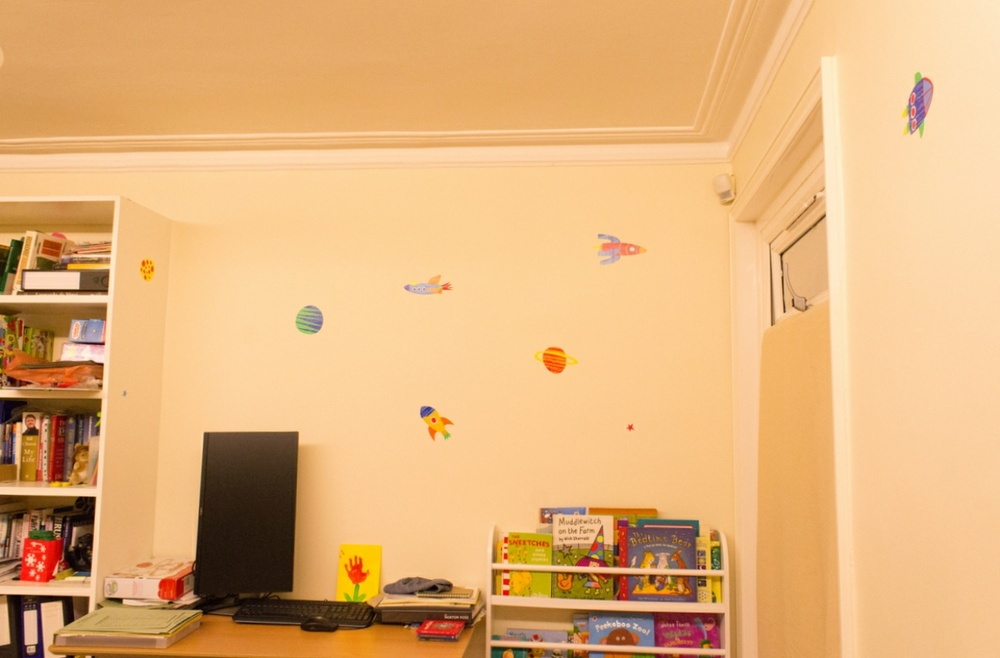
#> input picture playroom/images/DSC05572.jpg, 1000 x 658 px, shrunk from 1264 x 832 before the run; its folder holds only this picture in this run
$ python -i image_better.py   (imports and definitions only)
#> lines starting #> are read from the running program, lines starting #| are printed output that depends on the picture
#> further down, picture is the input picture: shape (658, 1000, 3); mean B, G, R 122.2, 177.7, 226.5
# [34 lines of commented-out code are left out]
import cv2
import os
import glob
import numpy as np

# ===== Configuration =====
image_dir = "/home/roar3/Desktop/pool_test_images"
output_dir = os.path.join(image_dir, "sharpened")
# [1 line not run here, left out]

# ===== Sharpening kernel =====
sharpen_kernel = np.array([[2, -3, 2],
                           [-3, 5, -3],
                           [2, -3, 2]])

# Optional: Enhance contrast for murky images
def enhance_contrast(img):
    lab = cv2.cvtColor(img, cv2.COLOR_BGR2LAB)
#> lab: shape (658, 1000, 3); mean of channels 0, 1, 2 192.3, 139.2, 162.9
    l, a, b = cv2.split(lab)
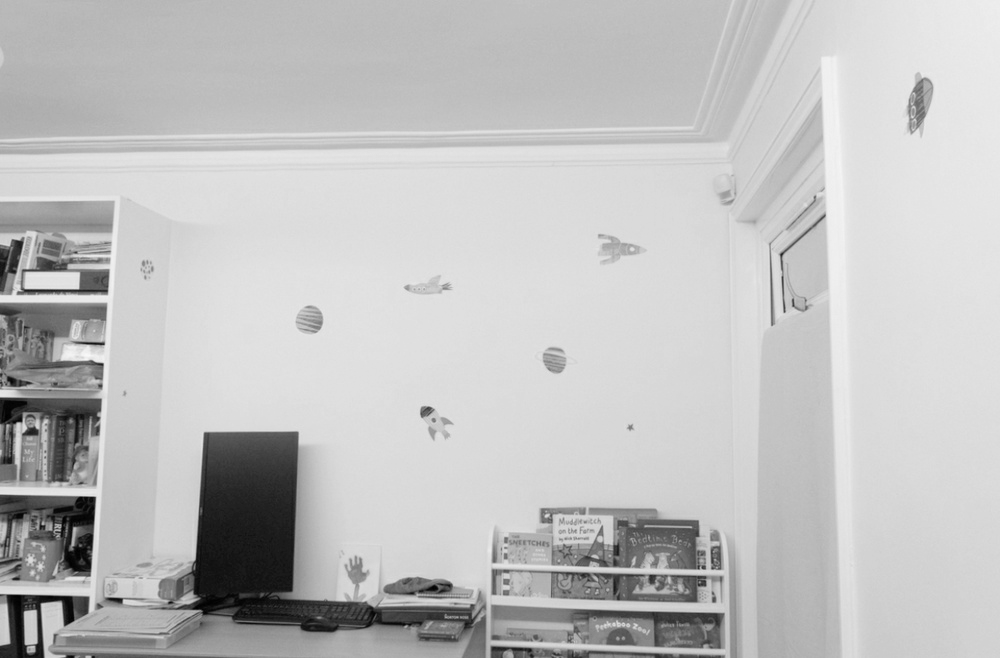
#> l: shape (658, 1000); min 1, max 249, mean 192.3
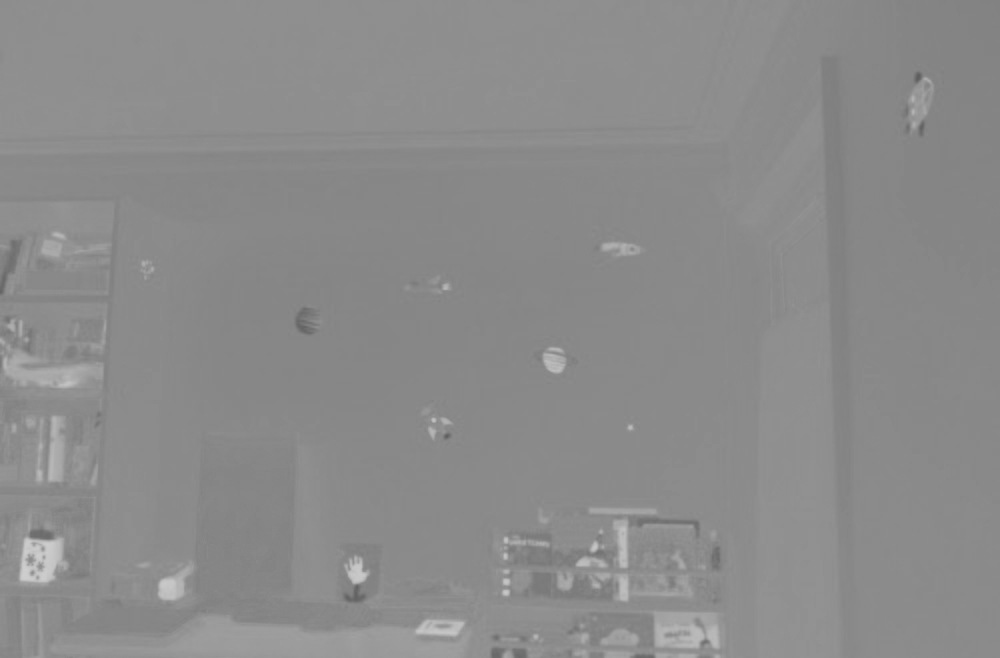
#> a: shape (658, 1000); min 94, max 207, mean 139.2
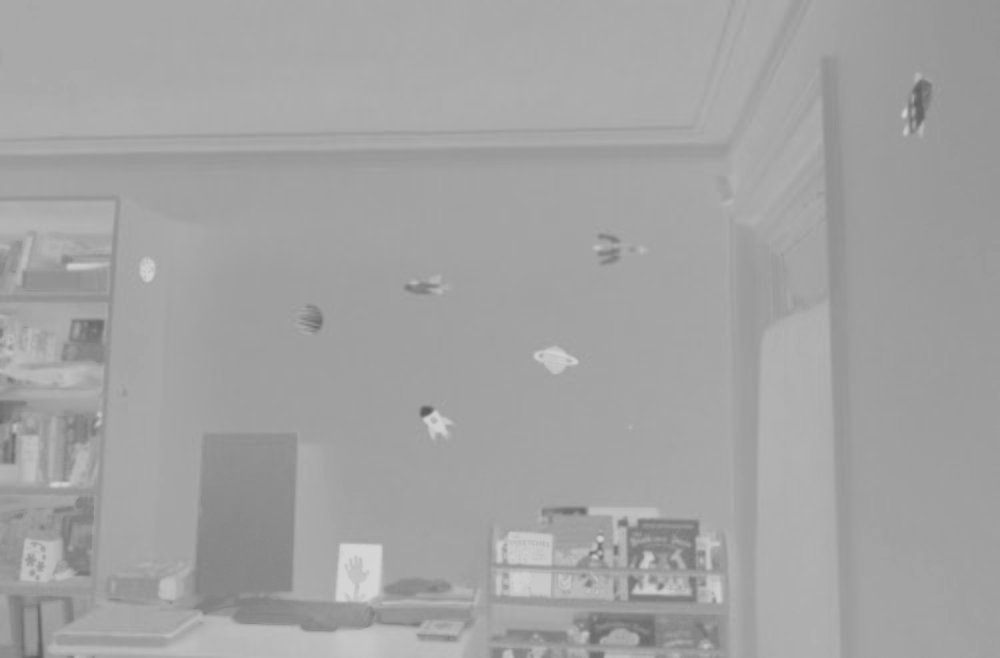
#> b: shape (658, 1000); min 87, max 214, mean 162.9

    # CLAHE (adaptive histogram equalization)
    clahe = cv2.createCLAHE(clipLimit=2.0, tileGridSize=(8, 8))
    l_eq = clahe.apply(l)
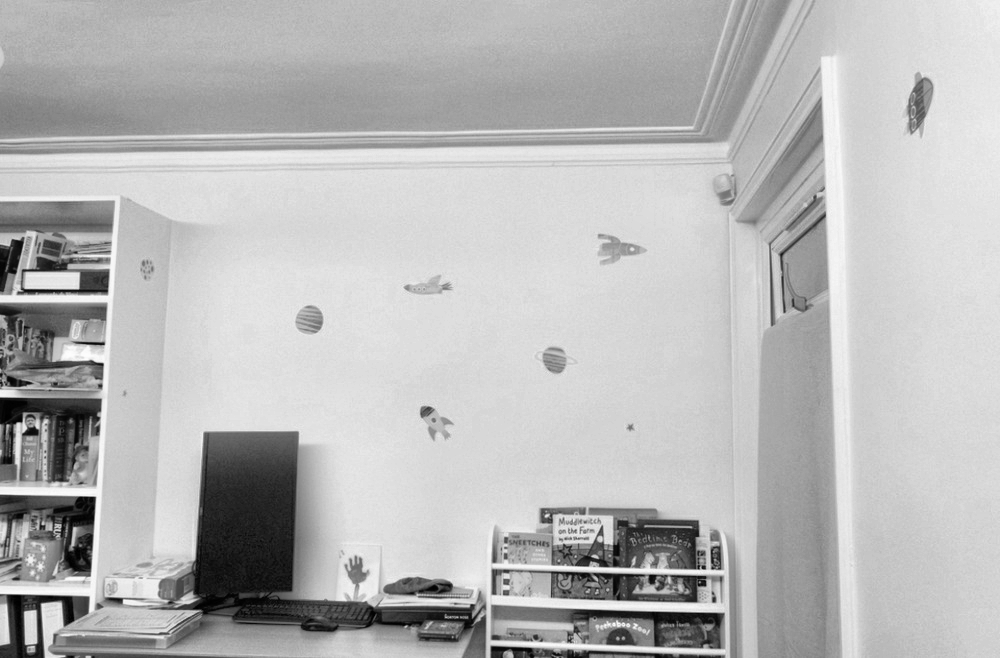
#> l_eq: shape (658, 1000); min 0, max 253, mean 184

    lab_eq = cv2.merge((l_eq, a, b))
#> lab_eq: shape (658, 1000, 3); mean of channels 0, 1, 2 184, 139.2, 162.9
    return cv2.cvtColor(lab_eq, cv2.COLOR_LAB2BGR)
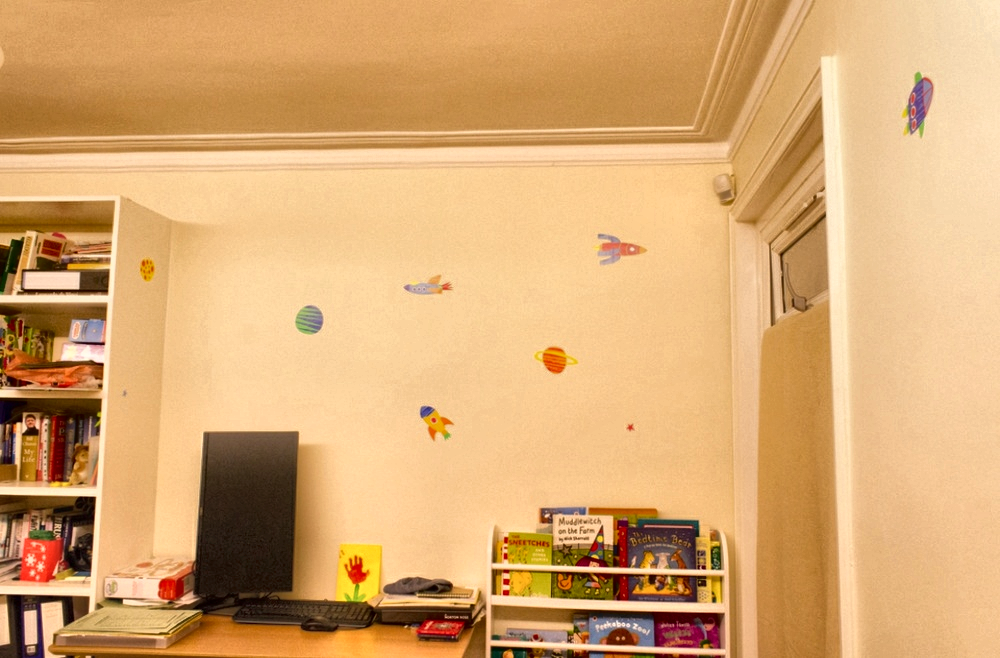
#> returned value: shape (658, 1000, 3); mean B, G, R 114.6, 169.4, 216.4

# ===== Process each image =====
# [18 lines not run here, left out]

>>> import cv2
>>> picture = cv2.imread('../playroom/images/DSC05572.jpg')
>>> result = enhance_contrast(picture)

$ run again, on playroom/images/DSC05574.jpg
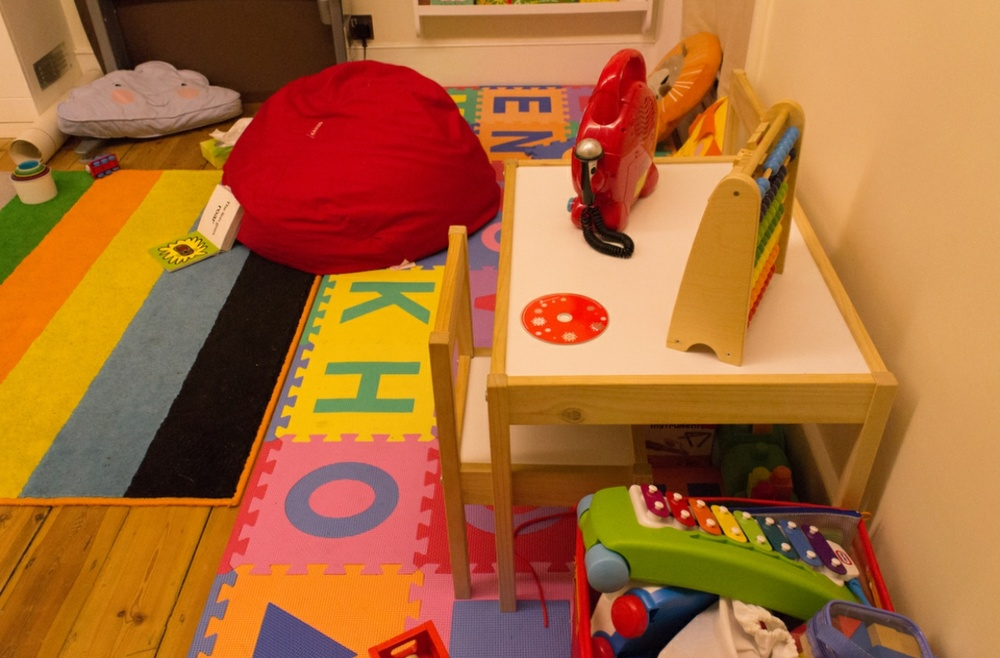
#> input picture playroom/images/DSC05574.jpg, 1000 x 658 px, shrunk from 1264 x 832 before the run
#> picture is the input picture: shape (658, 1000, 3); mean B, G, R 54.2, 106.5, 171.1
#> lab: shape (658, 1000, 3); mean of channels 0, 1, 2 132.1, 148.2, 165.8
#> in enhance_contrast, `l_eq = clahe.apply(l)`:
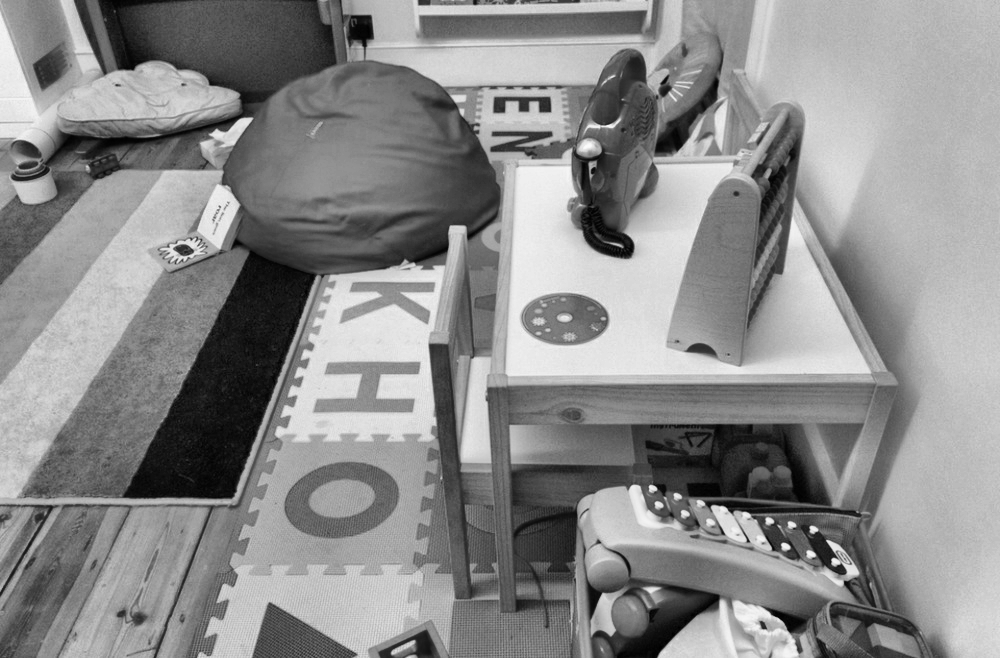
#> l_eq: shape (658, 1000); min 0, max 252, mean 139.1
#> lab_eq: shape (658, 1000, 3); mean of channels 0, 1, 2 139.1, 148.2, 165.8
#> in enhance_contrast, `return cv2.cvtColor(lab_eq, cv2.COLOR_LAB2BGR)`:
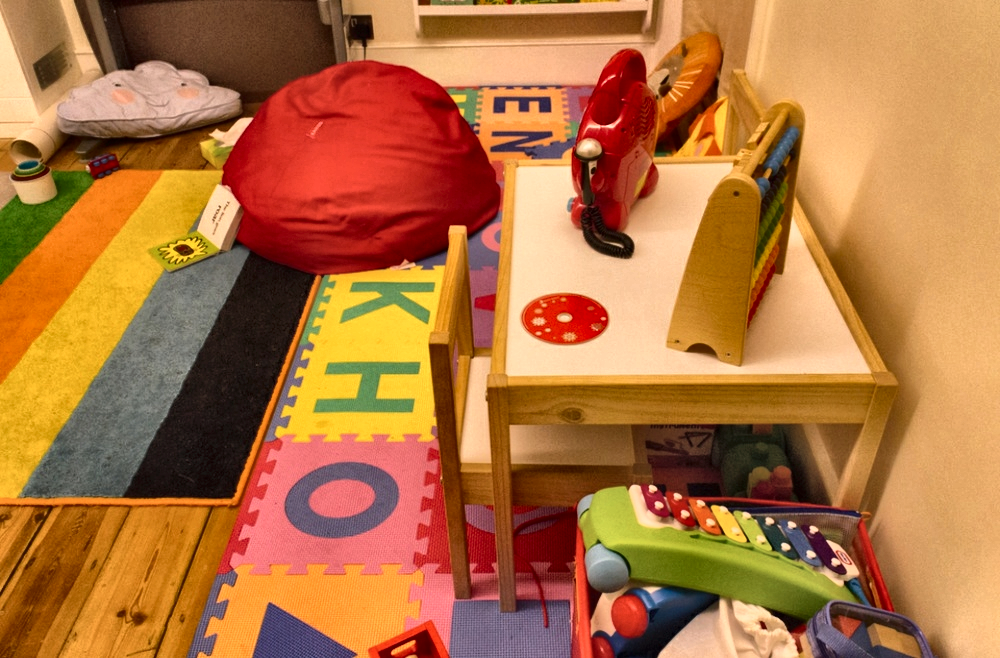
#> returned value: shape (658, 1000, 3); mean B, G, R 64.1, 115.3, 177.8

$ run again, on playroom/images/DSC05578.jpg
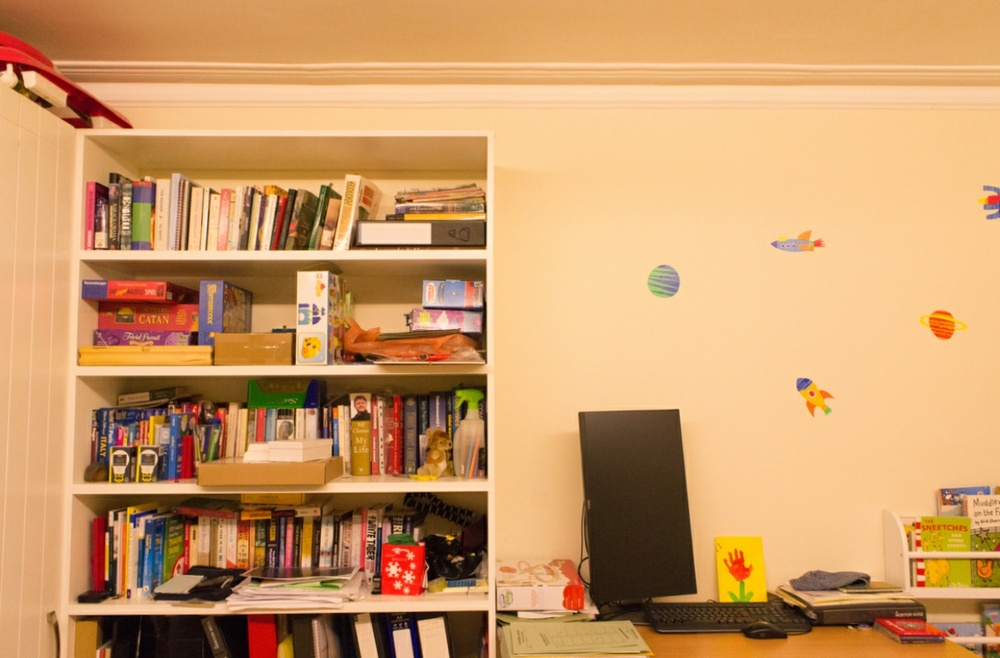
#> input picture playroom/images/DSC05578.jpg, 1000 x 658 px, shrunk from 1264 x 832 before the run
#> picture is the input picture: shape (658, 1000, 3); mean B, G, R 103.9, 154.5, 203.5
#> lab: shape (658, 1000, 3); mean of channels 0, 1, 2 170.3, 140.5, 161.2
#> in enhance_contrast, `l_eq = clahe.apply(l)`:
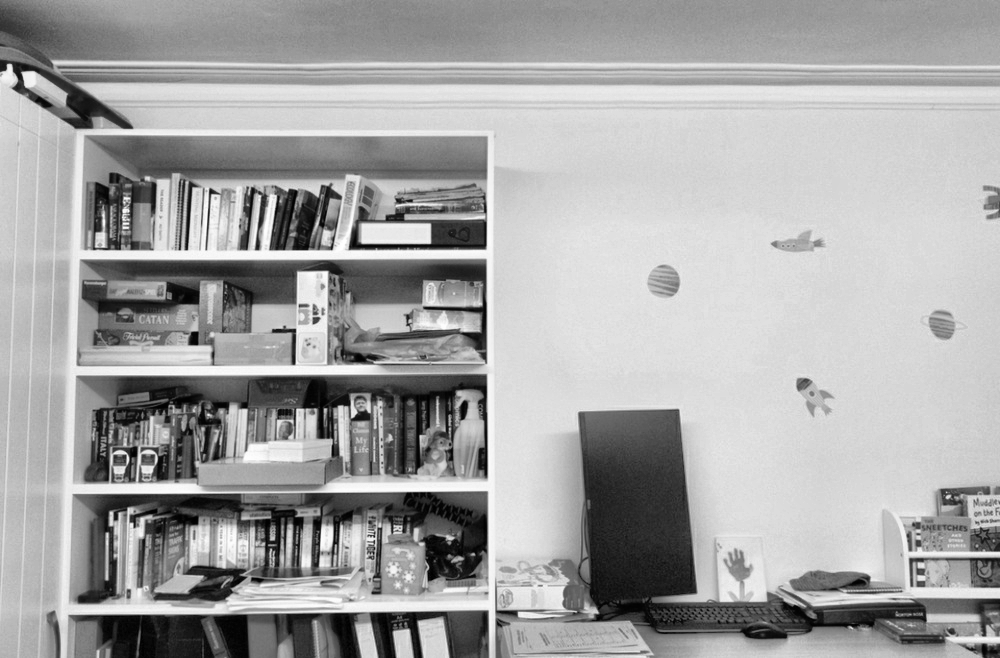
#> l_eq: shape (658, 1000); min 0, max 254, mean 164.9
#> lab_eq: shape (658, 1000, 3); mean of channels 0, 1, 2 164.9, 140.5, 161.2
#> in enhance_contrast, `return cv2.cvtColor(lab_eq, cv2.COLOR_LAB2BGR)`:
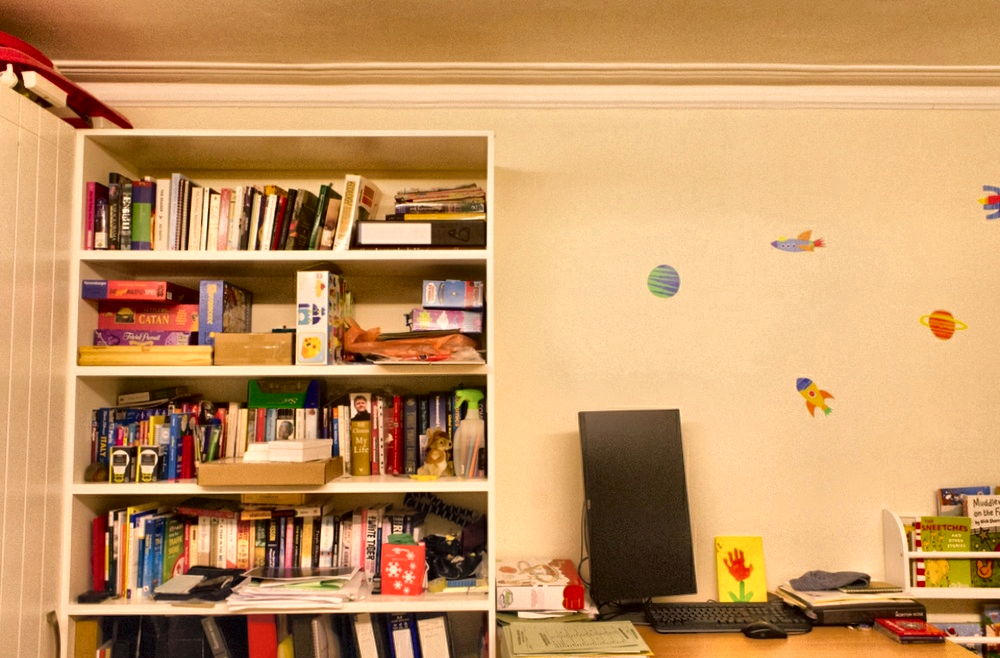
#> returned value: shape (658, 1000, 3); mean B, G, R 99.7, 149.5, 196.5

$ run again, on playroom/images/DSC05581.jpg
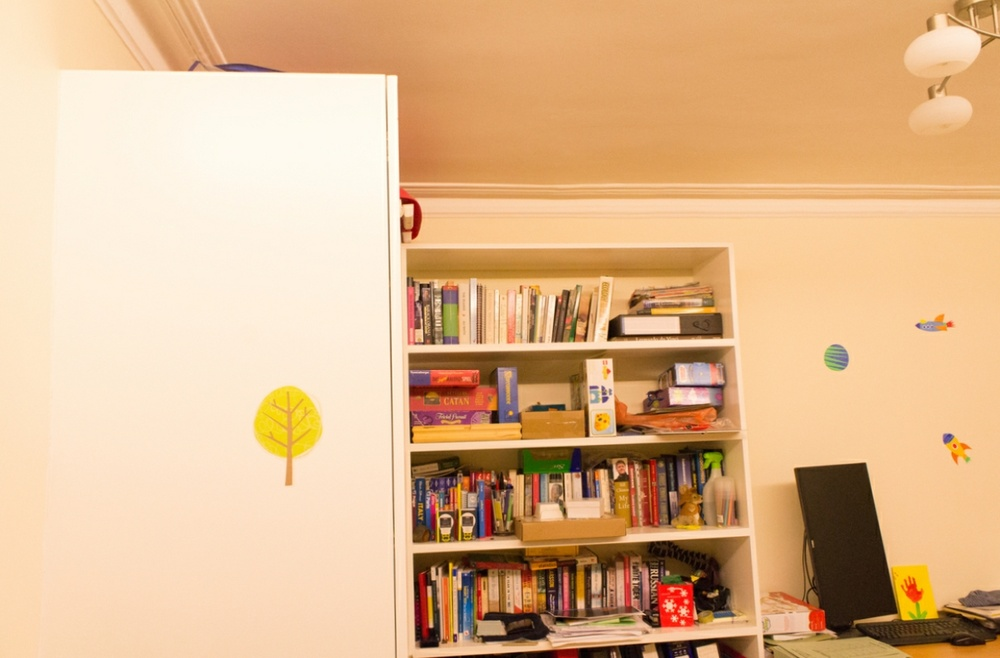
#> input picture playroom/images/DSC05581.jpg, 1000 x 658 px, shrunk from 1264 x 832 before the run
#> picture is the input picture: shape (658, 1000, 3); mean B, G, R 141.3, 182.4, 222.1
#> lab: shape (658, 1000, 3); mean of channels 0, 1, 2 194.9, 137.6, 154.6
#> in enhance_contrast, `l_eq = clahe.apply(l)`:
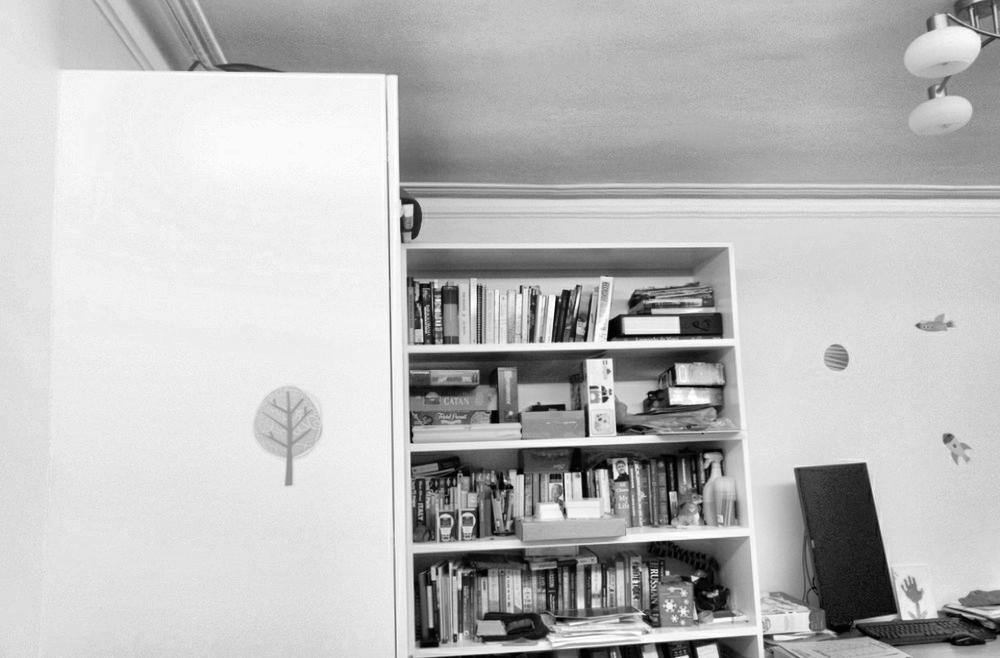
#> l_eq: shape (658, 1000); min 0, max 255, mean 187.1
#> lab_eq: shape (658, 1000, 3); mean of channels 0, 1, 2 187.1, 137.6, 154.6
#> in enhance_contrast, `return cv2.cvtColor(lab_eq, cv2.COLOR_LAB2BGR)`:
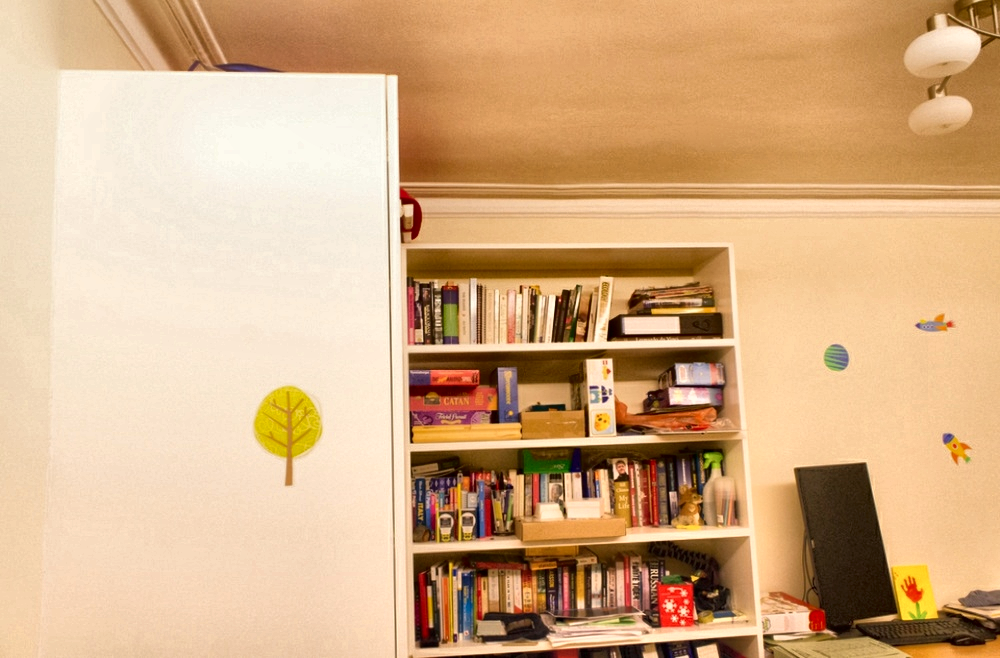
#> returned value: shape (658, 1000, 3); mean B, G, R 134.2, 174.8, 213.1
